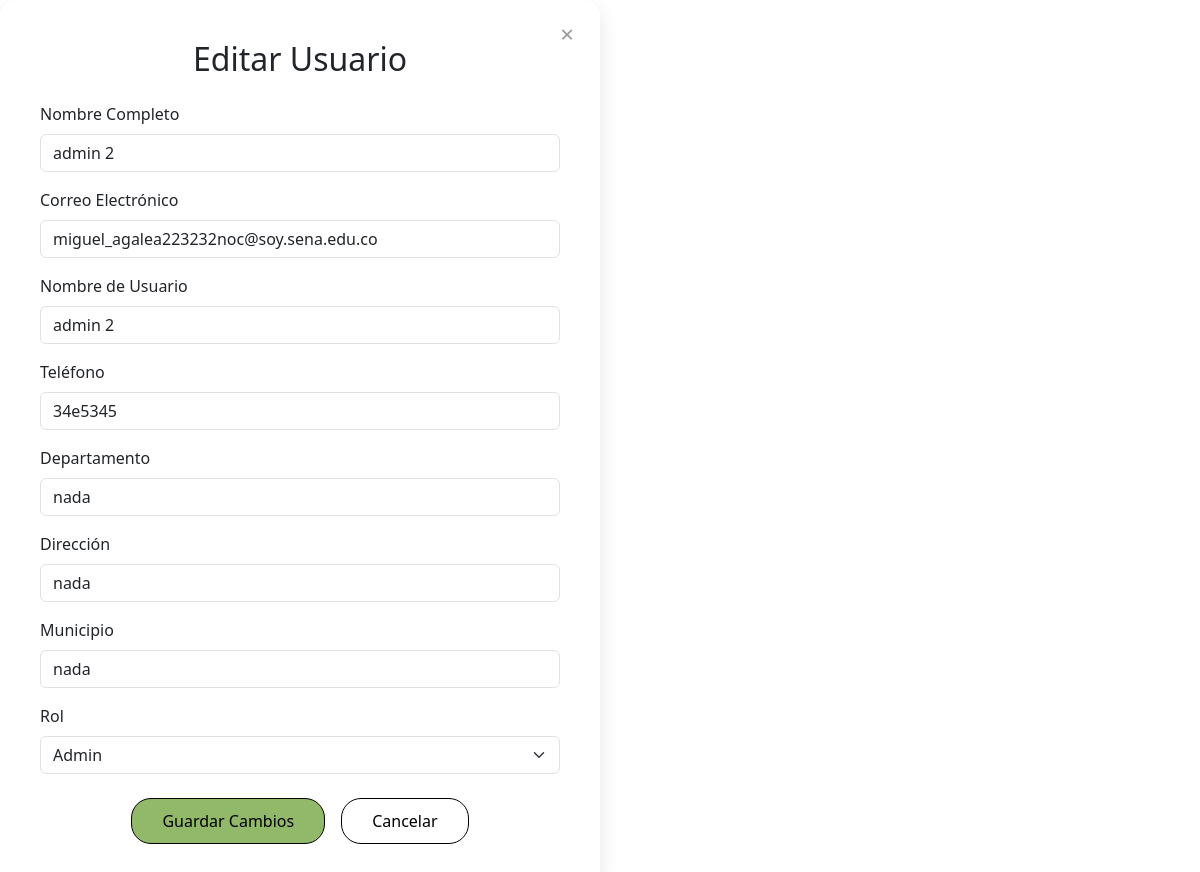
Before: /editar_usuario/43/ with the older database file.
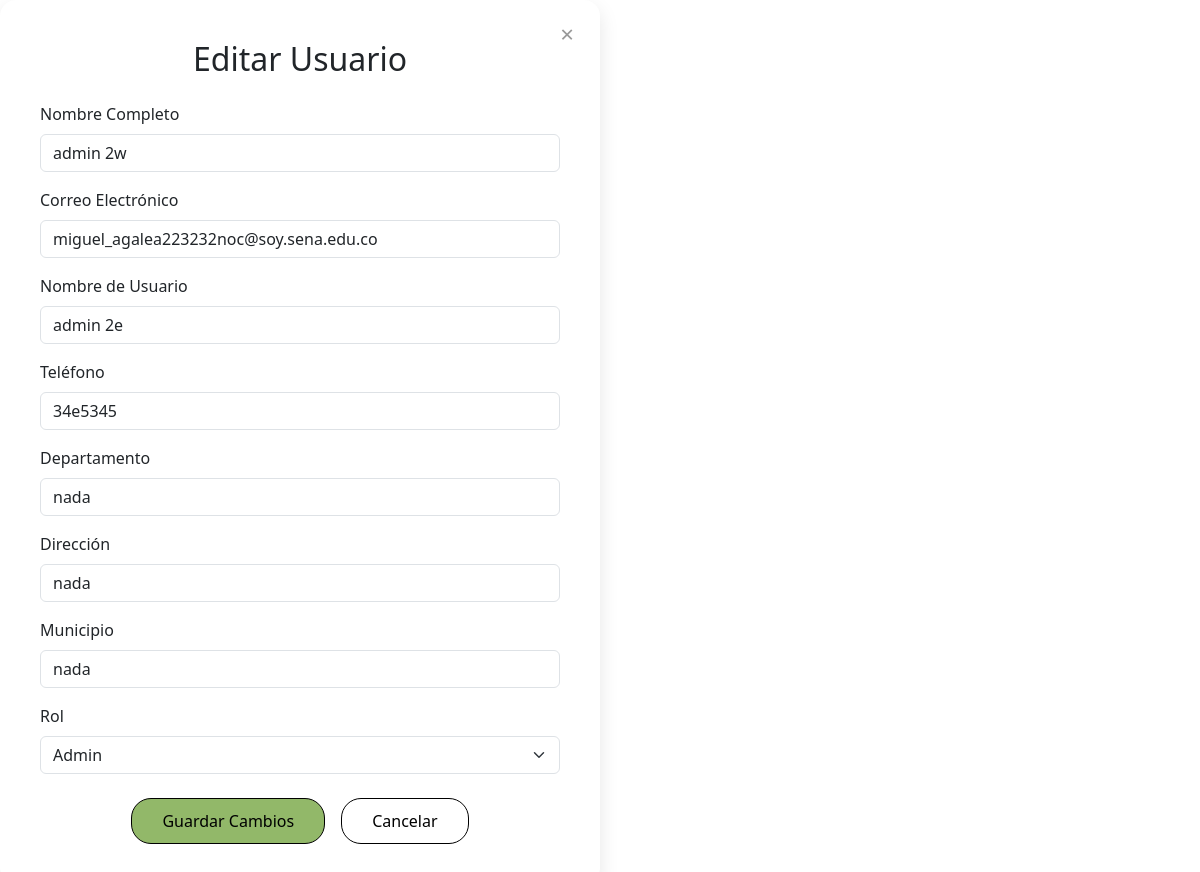
After: the same page with the newer database file.
### merkachecheres/models.py (models this page shows, shortened)
class Usuario(models.Model):
    full_name = models.CharField(max_length=255)
    email = models.EmailField(unique=True)
    username = models.CharField(max_length=150, unique=True)
    password = models.CharField(max_length=128, blank=True, null=True)
    telefono = models.CharField(max_length=15, default="Sin teléfono")  # Valor por defecto
    departamento = models.CharField(max_length=100, default="Sin departamento")  # Valor por defecto
    direccion = models.CharField(max_length=255, default="Sin dirección")  # Valor por defecto
    municipio = models.CharField(max_length=100, default="Sin municipio")  # Valor por defecto
    foto_perfil = models.ImageField(
        upload_to='usuarios/perfiles',
        validators=[validar_extension_imagen],
        blank=True,
        null=True,
        default='usuarios/perfiles/user_default.jpg',
        verbose_name="Ruta de la imagen de perfil"
    )  #
    ROLES = (
        (1, "Admin"),
        (2, "Cliente"),
        (3, "Vendedor")
    )
    rol = models.IntegerField(choices=ROLES, default=2)

### merkachecheres/views.py (the view, shortened to what this page needs)
# urls.py: path('editar_usuario/<int:usuario_id>/', views.editar_usuario, name='editar_usuario'),
def editar_usuario(request, usuario_id):
    try:
        usuario = Usuario.objects.get(id=usuario_id)
        return render(request, 'editar_usuario.html', {'usuario': usuario})
    except Usuario.DoesNotExist:
        messages.error(request, "El usuario no existe.")
        return redirect('admin_dashboard')

### merkachecheres/templates/editar_usuario.html (shortened to what this page needs)
{% load static %}
<!DOCTYPE html>
<html lang="es">
<head>
    <link href="https://cdn.jsdelivr.net/npm/bootstrap@5.3.0-alpha3/dist/css/bootstrap.min.css" rel="stylesheet">
    <link rel="stylesheet" href="{% static 'css/editar.css' %}">
</head>
<body>
    <div class="form-container">
        <button class="close-btn" onclick="window.location.href='{% url 'admin_dashboard' %}'">&times;</button>
        <h2 class="mb-4 text-center">Editar Usuario</h2>
        <form method="POST">
            <div class="mb-3">
                <label for="full_name" class="form-label">Nombre Completo</label>
                <input type="text" id="full_name" name="full_name" class="form-control" value="{{ usuario.full_name }}" required>
            </div>
            <div class="mb-3">
                <label for="email" class="form-label">Correo Electrónico</label>
                <input type="email" id="email" name="email" class="form-control" value="{{ usuario.email }}" required>
            </div>
            <div class="mb-3">
                <label for="username" class="form-label">Nombre de Usuario</label>
                <input type="text" id="username" name="username" class="form-control" value="{{ usuario.username }}" required>
            </div>
            <div class="mb-3">
                <label for="telefono" class="form-label">Teléfono</label>
                <input type="text" id="telefono" name="telefono" class="form-control" value="{{ usuario.telefono }}" required>
            </div>
            <div class="mb-3">
                <label for="departamento" class="form-label">Departamento</label>
                <input type="text" id="departamento" name="departamento" class="form-control" value="{{ usuario.departamento }}" required>
            </div>
            <div class="mb-3">
                <label for="direccion" class="form-label">Dirección</label>
                <input type="text" id="direccion" name="direccion" class="form-control" value="{{ usuario.direccion }}" required>
            </div>
            <div class="mb-3">
                <label for="municipio" class="form-label">Municipio</label>
                <input type="text" id="municipio" name="municipio" class="form-control" value="{{ usuario.municipio }}" required>
            </div>
            <div class="mb-4">
                <label for="rol" class="form-label">Rol</label>
                <select id="rol" name="rol" class="form-select">
                    <option value="1" {% if usuario.rol == 1 %}selected{% endif %}>Admin</option>
                </select>
            </div>
            <div class="btn-group-custom">
                <button type="submit" class="btn btn-primary">Guardar Cambios</button>
                <button type="button" class="btn btn-secondary" onclick="window.location.href='{% url 'admin_dashboard' %}'">Cancelar</button>
            </div>
        </form>
    </div>
</body>
</html>

Changed rows visible on the page:
changed Usuario "miguel_agalea223232noc@soy.sena.edu.co": full_name "admin 2" → "admin 2w"; username "admin 2" → "admin 2e"
